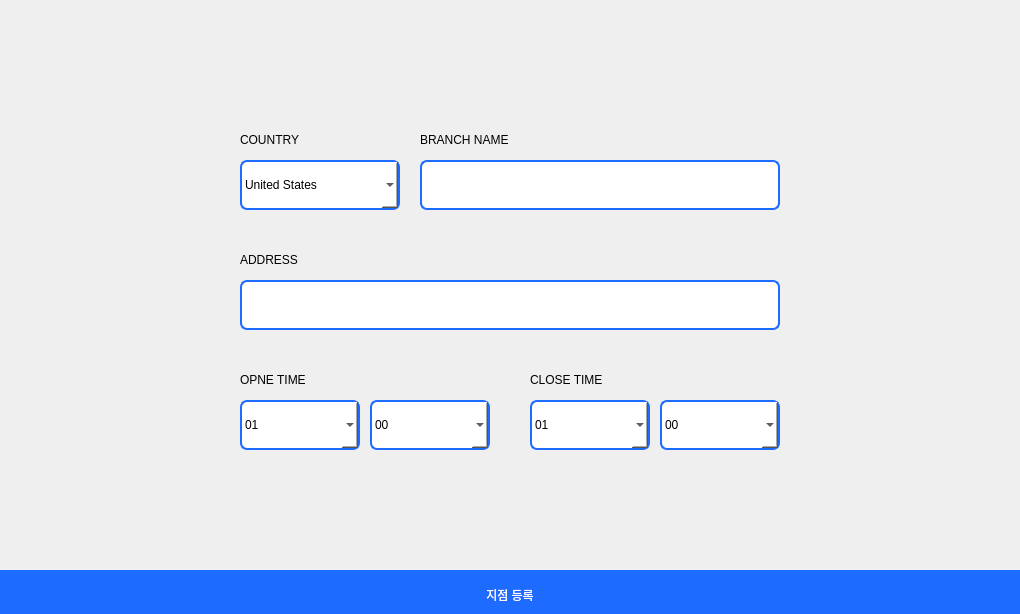
       <widget class="QWidget" name="page_tool1">
        <property name="geometry">
         <rect>
          <x>0</x>
          <y>0</y>
          <width>1020</width>
          <height>614</height>
         </rect>
        </property>
        <attribute name="label">
         <string>지점 등록</string>
        </attribute>
        <widget class="QPushButton" name="pushButton_register">
         <property name="geometry">
          <rect>
           <x>0</x>
           <y>570</y>
           <width>1020</width>
           <height>50</height>
          </rect>
         </property>
         <property name="styleSheet">
          <string notr="true">QPushButton{
	font: 75 12pt &quot;맑은 고딕&quot;;
	color: rgb(255, 255, 255);
	background-color: rgb(30, 107, 255);
	border: 0px;
}
QPushButton:hover{
	background-color: rgb(113, 198, 255);
}</string>
         </property>
         <property name="text">
          <string>지점 등록</string>
         </property>
        </widget>
        <widget class="QLineEdit" name="lineEdit_bsname">
         <property name="geometry">
          <rect>
           <x>420</x>
           <y>160</y>
           <width>360</width>
           <height>50</height>
          </rect>
         </property>
         <property name="styleSheet">
          <string notr="true">QLineEdit{
	font: 75 12pt &quot;맑은 고딕&quot;;
	border-radius: 7px;
	border: 2px solid rgb(30, 107, 255);
	padding-left: 20px;
	padding-right: 20px;
	background-color: rgb(255, 255, 255);
}
QLineEdit:focus{
	border: 2px solid rgb(113, 198, 255)
}</string>
         </property>
         <property name="text">
          <string/>
         </property>
         <property name="echoMode">
          <enum>QLineEdit::Normal</enum>
         </property>
         <property name="placeholderText">
          <string/>
         </property>
        </widget>
        <widget class="QComboBox" name="comboBox_tool1_country">
         <property name="geometry">
          <rect>
           <x>240</x>
           <y>160</y>
           <width>160</width>
           <height>50</height>
          </rect>
         </property>
         <property name="styleSheet">
          <string notr="true">QComboBox{
	font: 75 10pt &quot;맑은 고딕&quot;;
	background-color: rgb(255, 255, 255);
	border-radius: 7px;
	border: 2px solid rgb(30, 107, 255);
}
QComboBox:focus{
	border: 2px solid rgb(113, 198, 255);
}</string>
         </property>
         <item>
          <property name="text">
           <string>United States</string>
          </property>
         </item>
         <item>
          <property name="text">
           <string>Canada</string>
          </property>
         </item>
         <item>
          <property name="text">
           <string>Korea</string>
          </property>
         </item>
        </widget>
        <widget class="QLabel" name="label_too1_1">
         <property name="geometry">
          <rect>
           <x>240</x>
           <y>120</y>
           <width>160</width>
           <height>40</height>
          </rect>
         </property>
         <property name="styleSheet">
          <string notr="true">font: 75 12pt &quot;맑은 고딕&quot;;
</string>
         </property>
         <property name="text">
          <string>COUNTRY</string>
         </property>
        </widget>
        <widget class="QLabel" name="label_tool1_2">
         <property name="geometry">
          <rect>
           <x>420</x>
           <y>120</y>
           <width>360</width>
           <height>40</height>
          </rect>
         </property>
         <property name="styleSheet">
          <string notr="true">font: 75 12pt &quot;맑은 고딕&quot;;
</string>
         </property>
         <property name="text">
          <string>BRANCH NAME</string>
         </property>
        </widget>
        <widget class="QComboBox" name="comboBox_tool1_h1">
         <property name="geometry">
          <rect>
           <x>240</x>
           <y>400</y>
           <width>120</width>
           <height>50</height>
          </rect>
         </property>
         <property name="styleSheet">
          <string notr="true">QComboBox{
	font: 75 10pt &quot;맑은 고딕&quot;;
	background-color: rgb(255, 255, 255);
	border-radius: 7px;
	border: 2px solid rgb(30, 107, 255);
}
QComboBox:focus{
	border: 2px solid rgb(113, 198, 255);
}</string>
         </property>
         <item>
          <property name="text">
           <string>01</string>
          </property>
         </item>
         <item>
          <property name="text">
           <string>02</string>
          </property>
         </item>
         <item>
          <property name="text">
           <string>03</string>
          </property>
         </item>
         <item>
          <property name="text">
           <string>04</string>
          </property>
         </item>
         <item>
          <property name="text">
           <string>05</string>
          </property>
         </item>
         <item>
          <property name="text">
           <string>06</string>
          </property>
         </item>
         <item>
          <property name="text">
           <string>07</string>
          </property>
         </item>
         <item>
          <property name="text">
           <string>08</string>
          </property>
         </item>
         <item>
          <property name="text">
           <string>09</string>
          </property>
         </item>
         <item>
          <property name="text">
           <string>10</string>
          </property>
         </item>
         <item>
          <property name="text">
           <string>11</string>
          </property>
         </item>
         <item>
          <property name="text">
           <string>12</string>
          </property>
         </item>
         <item>
          <property name="text">
           <string>13</string>
          </property>
         </item>
         <item>
          <property name="text">
           <string>14</string>
          </property>
         </item>
         <item>
          <property name="text">
           <string>15</string>
          </property>
         </item>
         <item>
          <property name="text">
           <string>16</string>
          </property>
         </item>
         <item>
          <property name="text">
           <string>17</string>
          </property>
         </item>
         <item>
          <property name="text">
           <string>18</string>
          </property>
         </item>
         <item>
          <property name="text">
           <string>19</string>
          </property>
         </item>
         <item>
          <property name="text">
           <string>20</string>
          </property>
         </item>
         <item>
          <property name="text">
           <string>21</string>
          </property>
         </item>
         <item>
          <property name="text">
           <string>22</string>
          </property>
         </item>
         <item>
          <property name="text">
           <string>23</string>
          </property>
         </item>
         <item>
          <property name="text">
           <string>24</string>
          </property>
         </item>
        </widget>
        <widget class="QComboBox" name="comboBox_tool1_m1">
         <property name="geometry">
          <rect>
           <x>370</x>
           <y>400</y>
           <width>120</width>
           <height>50</height>
          </rect>
         </property>
         <property name="styleSheet">
          <string notr="true">QComboBox{
	font: 75 10pt &quot;맑은 고딕&quot;;
	background-color: rgb(255, 255, 255);
	border-radius: 7px;
	border: 2px solid rgb(30, 107, 255);
}
QComboBox:focus{
	border: 2px solid rgb(113, 198, 255);
}</string>
         </property>
         <item>
          <property name="text">
           <string>00</string>
          </property>
         </item>
         <item>
          <property name="text">
           <string>30</string>
          </property>
         </item>
        </widget>
        <widget class="QComboBox" name="comboBox_tool1_h2">
         <property name="geometry">
          <rect>
           <x>530</x>
           <y>400</y>
           <width>120</width>
           <height>50</height>
          </rect>
         </property>
         <property name="styleSheet">
          <string notr="true">QComboBox{
	font: 75 10pt &quot;맑은 고딕&quot;;
	background-color: rgb(255, 255, 255);
	border-radius: 7px;
	border: 2px solid rgb(30, 107, 255);
}
QComboBox:focus{
	border: 2px solid rgb(113, 198, 255);
}</string>
         </property>
         <item>
          <property name="text">
           <string>01</string>
          </property>
         </item>
         <item>
          <property name="text">
           <string>02</string>
          </property>
         </item>
         <item>
          <property name="text">
           <string>03</string>
          </property>
         </item>
         <item>
          <property name="text">
           <string>04</string>
          </property>
         </item>
         <item>
          <property name="text">
           <string>05</string>
          </property>
         </item>
         <item>
          <property name="text">
           <string>06</string>
          </property>
         </item>
         <item>
          <property name="text">
           <string>07</string>
          </property>
         </item>
         <item>
          <property name="text">
           <string>08</string>
          </property>
         </item>
         <item>
          <property name="text">
           <string>09</string>
          </property>
         </item>
         <item>
          <property name="text">
           <string>10</string>
          </property>
         </item>
         <item>
          <property name="text">
           <string>11</string>
          </property>
         </item>
         <item>
          <property name="text">
           <string>12</string>
          </property>
         </item>
         <item>
          <property name="text">
           <string>13</string>
          </property>
         </item>
         <item>
          <property name="text">
           <string>14</string>
          </property>
         </item>
         <item>
          <property name="text">
           <string>15</string>
          </property>
         </item>
         <item>
          <property name="text">
           <string>16</string>
          </property>
         </item>
         <item>
          <property name="text">
           <string>17</string>
          </property>
         </item>
         <item>
          <property name="text">
           <string>18</string>
          </property>
         </item>
         <item>
          <property name="text">
           <string>19</string>
          </property>
         </item>
         <item>
          <property name="text">
           <string>20</string>
          </property>
         </item>
         <item>
          <property name="text">
           <string>21</string>
          </property>
         </item>
         <item>
          <property name="text">
           <string>22</string>
          </property>
         </item>
         <item>
          <property name="text">
           <string>23</string>
          </property>
         </item>
         <item>
          <property name="text">
           <string>24</string>
          </property>
         </item>
        </widget>
        <widget class="QComboBox" name="comboBox_tool1_m2">
         <property name="geometry">
          <rect>
           <x>660</x>
           <y>400</y>
           <width>120</width>
           <height>50</height>
          </rect>
         </property>
         <property name="styleSheet">
          <string notr="true">QComboBox{
	font: 75 10pt &quot;맑은 고딕&quot;;
	background-color: rgb(255, 255, 255);
	border-radius: 7px;
	border: 2px solid rgb(30, 107, 255);
}
QComboBox:focus{
	border: 2px solid rgb(113, 198, 255);
}</string>
         </property>
         <item>
          <property name="text">
           <string>00</string>
          </property>
         </item>
         <item>
          <property name="text">
           <string>30</string>
          </property>
         </item>
        </widget>
        <widget class="QLabel" name="label_too1_4">
         <property name="geometry">
          <rect>
           <x>240</x>
           <y>360</y>
           <width>250</width>
           <height>40</height>
          </rect>
         </property>
         <property name="styleSheet">
          <string notr="true">font: 75 12pt &quot;맑은 고딕&quot;;
</string>
         </property>
         <property name="text">
          <string>OPNE TIME</string>
         </property>
        </widget>
        <widget class="QLabel" name="label_too1_5">
         <property name="geometry">
          <rect>
           <x>530</x>
           <y>360</y>
           <width>250</width>
           <height>40</height>
          </rect>
         </property>
         <property name="styleSheet">
          <string notr="true">font: 75 12pt &quot;맑은 고딕&quot;;
</string>
         </property>
         <property name="text">
          <string>CLOSE TIME</string>
         </property>
        </widget>
        <widget class="QLabel" name="label_tool1_3">
         <property name="geometry">
          <rect>
           <x>240</x>
           <y>240</y>
           <width>540</width>
           <height>40</height>
          </rect>
         </property>
         <property name="styleSheet">
          <string notr="true">font: 75 12pt &quot;맑은 고딕&quot;;
</string>
         </property>
         <property name="text">
          <string>ADDRESS</string>
         </property>
        </widget>
        <widget class="QLineEdit" name="lineEdit_address">
         <property name="geometry">
          <rect>
           <x>240</x>
           <y>280</y>
           <width>540</width>
           <height>50</height>
          </rect>
         </property>
         <property name="styleSheet">
          <string notr="true">QLineEdit{
	font: 75 12pt &quot;맑은 고딕&quot;;
	border-radius: 7px;
	border: 2px solid rgb(30, 107, 255);
	padding-left: 20px;
	padding-right: 20px;
	background-color: rgb(255, 255, 255);
}
QLineEdit:focus{
	border: 2px solid rgb(113, 198, 255)
}</string>
         </property>
         <property name="text">
          <string/>
         </property>
         <property name="echoMode">
          <enum>QLineEdit::Normal</enum>
         </property>
         <property name="placeholderText">
          <string/>
         </property>
        </widget>
        <widget class="QLabel" name="label_tool_noti">
         <property name="geometry">
          <rect>
           <x>0</x>
           <y>530</y>
           <width>1020</width>
           <height>40</height>
          </rect>
         </property>
         <property name="styleSheet">
          <string notr="true">color: rgb(255, 0, 0);
font: 75 12pt &quot;맑은 고딕&quot;;</string>
         </property>
         <property name="text">
          <string/>
         </property>
         <property name="alignment">
          <set>Qt::AlignCenter</set>
         </property>
        </widget>
       </widget>
